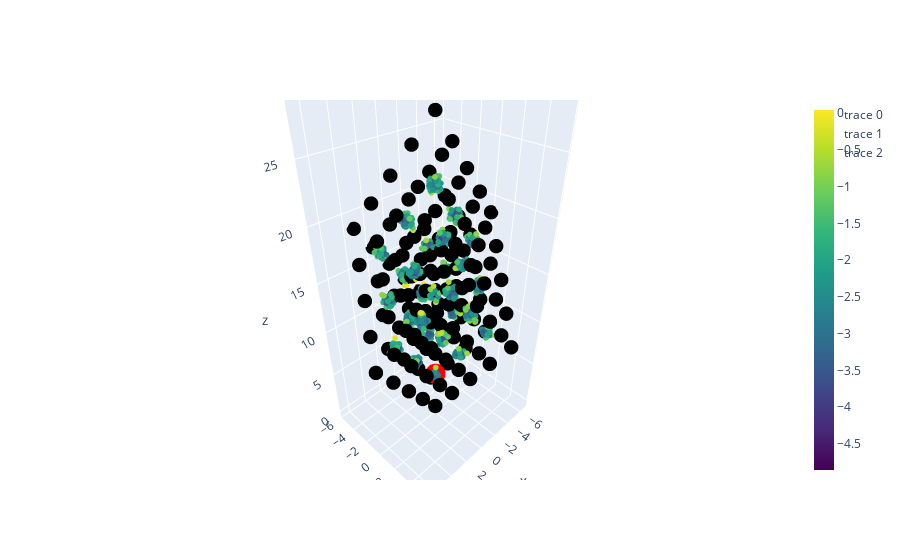

Write notebook code for a chart like this one.
### Code cell
XGChi0.Vis_tool(chi0rr6kpt, R, A, B, C, nk, nat_cell, pos_red, N=1000, isomin=3)
